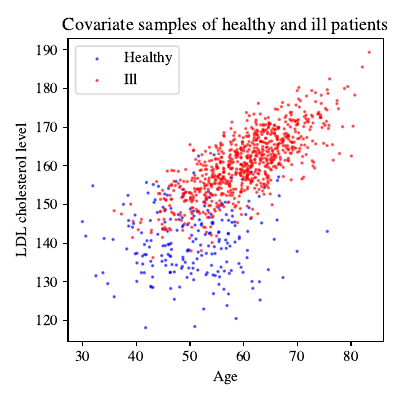

Reproduce this figure in Python.
import jax.numpy as jnp
import matplotlib.pyplot as plt
import jax

m = 1000

mu0 = jnp.array([50, 140])
sigma0 = jnp.array([[64, 9], [9, 64]])

mu1 = jnp.array([60, 160])
sigma1 = jnp.array([[64, 49], [49, 64]])

key = jax.random.PRNGKey(0)

key, _ = jax.random.split(key)
y0_nums = jax.random.bernoulli(key, p=0.2, shape=(m,)).sum().item()

key, _ = jax.random.split(key)
x0s = jax.random.multivariate_normal(key, mu0, sigma0, shape=(y0_nums,))

key, _ = jax.random.split(key)
x1s = jax.random.multivariate_normal(
    key, mu1, sigma1, shape=(m-y0_nums,))

fig, ax = plt.subplots(figsize=(4, 4))
ax.grid(False)
ax.scatter(x0s[:, 0], x0s[:, 1], s=2,
           label="Healthy", c="blue", alpha=0.5)
ax.scatter(x1s[:, 0], x1s[:, 1], s=2,
           label="Ill", c="red", alpha=0.5)

ax.set_title("Covariate samples of healthy and ill patients")
ax.set_xlabel("Age")
ax.set_ylabel("LDL cholesterol level")

ax.legend()
fig.tight_layout()
fig.savefig("hw5_2a.pdf", dpi=500)
